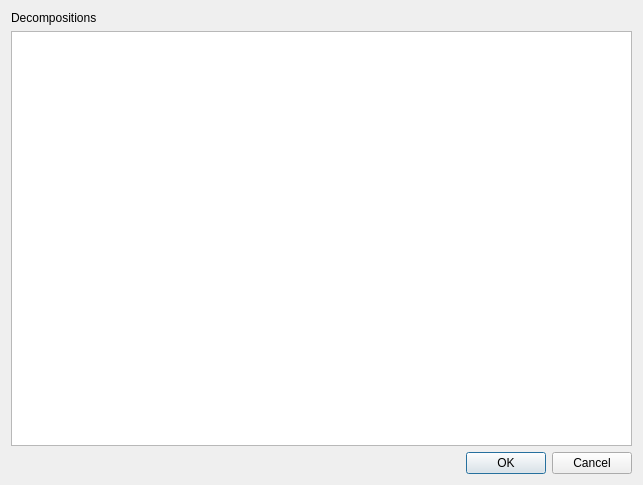
<?xml version="1.0" encoding="UTF-8"?>
<ui version="4.0">
 <class>MullikenDecompositionsDialog</class>
 <widget class="QDialog" name="MullikenDecompositionsDialog">
  <property name="geometry">
   <rect>
    <x>0</x>
    <y>0</y>
    <width>643</width>
    <height>485</height>
   </rect>
  </property>
  <property name="windowTitle">
   <string>Dialog</string>
  </property>
  <layout class="QVBoxLayout" name="verticalLayout">
   <item>
    <widget class="QLabel" name="label">
     <property name="text">
      <string>Decompositions</string>
     </property>
    </widget>
   </item>
   <item>
    <widget class="QTableWidget" name="decompositionTable"/>
   </item>
   <item>
    <widget class="QDialogButtonBox" name="buttonBox">
     <property name="orientation">
      <enum>Qt::Horizontal</enum>
     </property>
     <property name="standardButtons">
      <set>QDialogButtonBox::Cancel|QDialogButtonBox::Ok</set>
     </property>
    </widget>
   </item>
  </layout>
 </widget>
 <resources/>
 <connections>
  <connection>
   <sender>buttonBox</sender>
   <signal>accepted()</signal>
   <receiver>MullikenDecompositionsDialog</receiver>
   <slot>accept()</slot>
   <hints>
    <hint type="sourcelabel">
     <x>248</x>
     <y>254</y>
    </hint>
    <hint type="destinationlabel">
     <x>157</x>
     <y>274</y>
    </hint>
   </hints>
  </connection>
  <connection>
   <sender>buttonBox</sender>
   <signal>rejected()</signal>
   <receiver>MullikenDecompositionsDialog</receiver>
   <slot>reject()</slot>
   <hints>
    <hint type="sourcelabel">
     <x>316</x>
     <y>260</y>
    </hint>
    <hint type="destinationlabel">
     <x>286</x>
     <y>274</y>
    </hint>
   </hints>
  </connection>
 </connections>
</ui>
